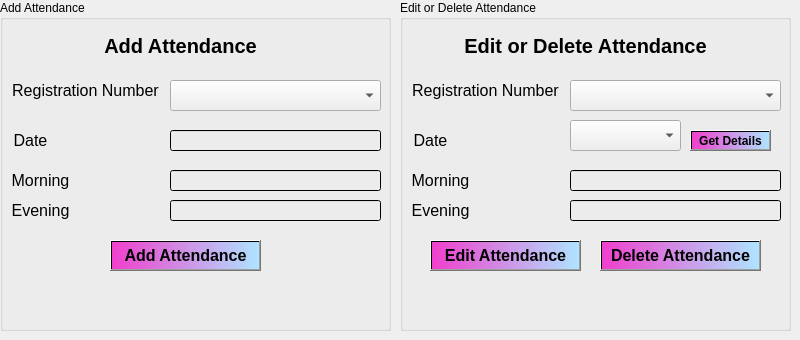
    <widget class="QWidget" name="tab_20">
     <attribute name="icon">
      <iconset>
       <normaloff>Pics/user.png</normaloff>Pics/user.png</iconset>
     </attribute>
     <attribute name="title">
      <string>Attendance</string>
     </attribute>
     <widget class="QGroupBox" name="groupBox_3">
      <property name="geometry">
       <rect>
        <x>0</x>
        <y>0</y>
        <width>391</width>
        <height>331</height>
       </rect>
      </property>
      <property name="title">
       <string>Add Attendance</string>
      </property>
      <widget class="QLabel" name="label_150">
       <property name="geometry">
        <rect>
         <x>90</x>
         <y>30</y>
         <width>181</width>
         <height>31</height>
        </rect>
       </property>
       <property name="font">
        <font>
         <pointsize>15</pointsize>
         <weight>75</weight>
         <bold>true</bold>
        </font>
       </property>
       <property name="styleSheet">
        <string notr="true">background-color: qlineargradient(spread:reflect, x1:0, y1:0, x2:1, y2:0, stop:0 rgba(164, 182, 232, 0), stop:0.55 rgba(250, 104, 255, 0), stop:0.98 rgba(124, 205, 236, 0), stop:1 rgba(0, 0, 0, 0));</string>
       </property>
       <property name="text">
        <string>Add Attendance</string>
       </property>
       <property name="alignment">
        <set>Qt::AlignCenter</set>
       </property>
      </widget>
      <widget class="QComboBox" name="regattencomboBox_4">
       <property name="geometry">
        <rect>
         <x>170</x>
         <y>80</y>
         <width>211</width>
         <height>31</height>
        </rect>
       </property>
       <property name="styleSheet">
        <string notr="true">font: 75 12pt &quot;MS Shell Dlg 2&quot;;</string>
       </property>
      </widget>
      <widget class="QLabel" name="label_151">
       <property name="geometry">
        <rect>
         <x>10</x>
         <y>80</y>
         <width>151</width>
         <height>20</height>
        </rect>
       </property>
       <property name="font">
        <font>
         <family>MS Shell Dlg 2</family>
         <pointsize>12</pointsize>
         <weight>9</weight>
         <italic>false</italic>
         <bold>false</bold>
        </font>
       </property>
       <property name="styleSheet">
        <string notr="true">font: 75 12pt &quot;MS Shell Dlg 2&quot;;</string>
       </property>
       <property name="text">
        <string>Registration Number</string>
       </property>
       <property name="alignment">
        <set>Qt::AlignCenter</set>
       </property>
      </widget>
      <widget class="QLabel" name="label_152">
       <property name="geometry">
        <rect>
         <x>0</x>
         <y>130</y>
         <width>61</width>
         <height>20</height>
        </rect>
       </property>
       <property name="font">
        <font>
         <family>MS Shell Dlg 2</family>
         <pointsize>12</pointsize>
         <weight>9</weight>
         <italic>false</italic>
         <bold>false</bold>
        </font>
       </property>
       <property name="styleSheet">
        <string notr="true">font: 75 12pt &quot;MS Shell Dlg 2&quot;;</string>
       </property>
       <property name="text">
        <string>Date</string>
       </property>
       <property name="alignment">
        <set>Qt::AlignCenter</set>
       </property>
      </widget>
      <widget class="QLineEdit" name="datelineEdit_1">
       <property name="geometry">
        <rect>
         <x>170</x>
         <y>130</y>
         <width>211</width>
         <height>21</height>
        </rect>
       </property>
       <property name="styleSheet">
        <string notr="true">background-color: qlineargradient(spread:reflect, x1:0, y1:0, x2:1, y2:0, stop:0 rgba(208, 177, 232, 0), stop:0.55 rgba(250, 104, 255, 0), stop:0.98 rgba(124, 205, 236, 0), stop:1 rgba(0, 0, 0, 0));
font: 12pt &quot;MS Shell Dlg 2&quot;;</string>
       </property>
      </widget>
      <widget class="QLineEdit" name="eveninglineEdit_1">
       <property name="geometry">
        <rect>
         <x>170</x>
         <y>200</y>
         <width>211</width>
         <height>21</height>
        </rect>
       </property>
       <property name="styleSheet">
        <string notr="true">background-color: qlineargradient(spread:reflect, x1:0, y1:0, x2:1, y2:0, stop:0 rgba(208, 177, 232, 0), stop:0.55 rgba(250, 104, 255, 0), stop:0.98 rgba(124, 205, 236, 0), stop:1 rgba(0, 0, 0, 0));
font: 12pt &quot;MS Shell Dlg 2&quot;;</string>
       </property>
      </widget>
      <widget class="QLineEdit" name="morninglineEdit_1">
       <property name="geometry">
        <rect>
         <x>170</x>
         <y>170</y>
         <width>211</width>
         <height>21</height>
        </rect>
       </property>
       <property name="styleSheet">
        <string notr="true">background-color: qlineargradient(spread:reflect, x1:0, y1:0, x2:1, y2:0, stop:0 rgba(208, 177, 232, 0), stop:0.55 rgba(250, 104, 255, 0), stop:0.98 rgba(124, 205, 236, 0), stop:1 rgba(0, 0, 0, 0));
font: 12pt &quot;MS Shell Dlg 2&quot;;</string>
       </property>
      </widget>
      <widget class="QLabel" name="label_153">
       <property name="geometry">
        <rect>
         <x>0</x>
         <y>170</y>
         <width>81</width>
         <height>21</height>
        </rect>
       </property>
       <property name="font">
        <font>
         <family>MS Shell Dlg 2</family>
         <pointsize>12</pointsize>
         <weight>9</weight>
         <italic>false</italic>
         <bold>false</bold>
        </font>
       </property>
       <property name="styleSheet">
        <string notr="true">font: 75 12pt &quot;MS Shell Dlg 2&quot;;</string>
       </property>
       <property name="text">
        <string>Morning</string>
       </property>
       <property name="alignment">
        <set>Qt::AlignCenter</set>
       </property>
      </widget>
      <widget class="QLabel" name="label_155">
       <property name="geometry">
        <rect>
         <x>10</x>
         <y>200</y>
         <width>61</width>
         <height>21</height>
        </rect>
       </property>
       <property name="font">
        <font>
         <family>MS Shell Dlg 2</family>
         <pointsize>12</pointsize>
         <weight>9</weight>
         <italic>false</italic>
         <bold>false</bold>
        </font>
       </property>
       <property name="styleSheet">
        <string notr="true">font: 75 12pt &quot;MS Shell Dlg 2&quot;;</string>
       </property>
       <property name="text">
        <string>Evening</string>
       </property>
       <property name="alignment">
        <set>Qt::AlignCenter</set>
       </property>
      </widget>
      <widget class="QPushButton" name="AddAttendanceButton">
       <property name="geometry">
        <rect>
         <x>110</x>
         <y>240</y>
         <width>151</width>
         <height>31</height>
        </rect>
       </property>
       <property name="font">
        <font>
         <pointsize>12</pointsize>
         <weight>75</weight>
         <bold>true</bold>
        </font>
       </property>
       <property name="styleSheet">
        <string notr="true">background-color: qlineargradient(spread:pad, x1:0, y1:0, x2:1, y2:0, stop:0 rgba(241, 0, 194, 187), stop:1 rgba(174, 228, 255, 255));
</string>
       </property>
       <property name="text">
        <string>Add Attendance</string>
       </property>
      </widget>
      <widget class="QLabel" name="label_157">
       <property name="geometry">
        <rect>
         <x>-170</x>
         <y>300</y>
         <width>271</width>
         <height>51</height>
        </rect>
       </property>
       <property name="styleSheet">
        <string notr="true">background-color: qlineargradient(spread:reflect, x1:0, y1:0, x2:1, y2:0, stop:0 rgba(164, 182, 232, 0), stop:0.55 rgba(250, 104, 255, 0), stop:0.98 rgba(124, 205, 236, 0), stop:1 rgba(0, 0, 0, 0));</string>
       </property>
       <property name="text">
        <string/>
       </property>
       <property name="pixmap">
        <pixmap>Pics/liquid-gradient-shape-fluid-abstract-color-background-holographic-organic-3d-design-neon-futuristic-element-blend-bubble-png.png</pixmap>
       </property>
       <property name="scaledContents">
        <bool>true</bool>
       </property>
       <property name="alignment">
        <set>Qt::AlignLeading|Qt::AlignLeft|Qt::AlignVCenter</set>
       </property>
      </widget>
     </widget>
     <widget class="QGroupBox" name="groupBox_4">
      <property name="geometry">
       <rect>
        <x>400</x>
        <y>0</y>
        <width>391</width>
        <height>331</height>
       </rect>
      </property>
      <property name="title">
       <string>Edit or Delete Attendance</string>
      </property>
      <widget class="QLabel" name="label_162">
       <property name="geometry">
        <rect>
         <x>50</x>
         <y>30</y>
         <width>271</width>
         <height>31</height>
        </rect>
       </property>
       <property name="font">
        <font>
         <pointsize>15</pointsize>
         <weight>75</weight>
         <bold>true</bold>
        </font>
       </property>
       <property name="styleSheet">
        <string notr="true">background-color: qlineargradient(spread:reflect, x1:0, y1:0, x2:1, y2:0, stop:0 rgba(164, 182, 232, 0), stop:0.55 rgba(250, 104, 255, 0), stop:0.98 rgba(124, 205, 236, 0), stop:1 rgba(0, 0, 0, 0));</string>
       </property>
       <property name="text">
        <string>Edit or Delete Attendance</string>
       </property>
       <property name="alignment">
        <set>Qt::AlignCenter</set>
       </property>
      </widget>
      <widget class="QComboBox" name="regattencomboBox_5">
       <property name="geometry">
        <rect>
         <x>170</x>
         <y>80</y>
         <width>211</width>
         <height>31</height>
        </rect>
       </property>
       <property name="styleSheet">
        <string notr="true">font: 75 12pt &quot;MS Shell Dlg 2&quot;;</string>
       </property>
      </widget>
      <widget class="QLabel" name="label_163">
       <property name="geometry">
        <rect>
         <x>10</x>
         <y>80</y>
         <width>151</width>
         <height>20</height>
        </rect>
       </property>
       <property name="font">
        <font>
         <family>MS Shell Dlg 2</family>
         <pointsize>12</pointsize>
         <weight>9</weight>
         <italic>false</italic>
         <bold>false</bold>
        </font>
       </property>
       <property name="styleSheet">
        <string notr="true">font: 75 12pt &quot;MS Shell Dlg 2&quot;;</string>
       </property>
       <property name="text">
        <string>Registration Number</string>
       </property>
       <property name="alignment">
        <set>Qt::AlignCenter</set>
       </property>
      </widget>
      <widget class="QLabel" name="label_164">
       <property name="geometry">
        <rect>
         <x>0</x>
         <y>130</y>
         <width>61</width>
         <height>20</height>
        </rect>
       </property>
       <property name="font">
        <font>
         <family>MS Shell Dlg 2</family>
         <pointsize>12</pointsize>
         <weight>9</weight>
         <italic>false</italic>
         <bold>false</bold>
        </font>
       </property>
       <property name="styleSheet">
        <string notr="true">font: 75 12pt &quot;MS Shell Dlg 2&quot;;</string>
       </property>
       <property name="text">
        <string>Date</string>
       </property>
       <property name="alignment">
        <set>Qt::AlignCenter</set>
       </property>
      </widget>
      <widget class="QLineEdit" name="eveninglineEdit_2">
       <property name="geometry">
        <rect>
         <x>170</x>
         <y>200</y>
         <width>211</width>
         <height>21</height>
        </rect>
       </property>
       <property name="styleSheet">
        <string notr="true">background-color: qlineargradient(spread:reflect, x1:0, y1:0, x2:1, y2:0, stop:0 rgba(208, 177, 232, 0), stop:0.55 rgba(250, 104, 255, 0), stop:0.98 rgba(124, 205, 236, 0), stop:1 rgba(0, 0, 0, 0));
font: 12pt &quot;MS Shell Dlg 2&quot;;</string>
       </property>
      </widget>
      <widget class="QLineEdit" name="morninglineEdit_2">
       <property name="geometry">
        <rect>
         <x>170</x>
         <y>170</y>
         <width>211</width>
         <height>21</height>
        </rect>
       </property>
       <property name="styleSheet">
        <string notr="true">background-color: qlineargradient(spread:reflect, x1:0, y1:0, x2:1, y2:0, stop:0 rgba(208, 177, 232, 0), stop:0.55 rgba(250, 104, 255, 0), stop:0.98 rgba(124, 205, 236, 0), stop:1 rgba(0, 0, 0, 0));
font: 12pt &quot;MS Shell Dlg 2&quot;;</string>
       </property>
      </widget>
      <widget class="QLabel" name="label_165">
       <property name="geometry">
        <rect>
         <x>0</x>
         <y>170</y>
         <width>81</width>
         <height>21</height>
        </rect>
       </property>
       <property name="font">
        <font>
         <family>MS Shell Dlg 2</family>
         <pointsize>12</pointsize>
         <weight>9</weight>
         <italic>false</italic>
         <bold>false</bold>
        </font>
       </property>
       <property name="styleSheet">
        <string notr="true">font: 75 12pt &quot;MS Shell Dlg 2&quot;;</string>
       </property>
       <property name="text">
        <string>Morning</string>
       </property>
       <property name="alignment">
        <set>Qt::AlignCenter</set>
       </property>
      </widget>
      <widget class="QLabel" name="label_166">
       <property name="geometry">
        <rect>
         <x>10</x>
         <y>200</y>
         <width>61</width>
         <height>21</height>
        </rect>
       </property>
       <property name="font">
        <font>
         <family>MS Shell Dlg 2</family>
         <pointsize>12</pointsize>
         <weight>9</weight>
         <italic>false</italic>
         <bold>false</bold>
        </font>
       </property>
       <property name="styleSheet">
        <string notr="true">font: 75 12pt &quot;MS Shell Dlg 2&quot;;</string>
       </property>
       <property name="text">
        <string>Evening</string>
       </property>
       <property name="alignment">
        <set>Qt::AlignCenter</set>
       </property>
      </widget>
      <widget class="QPushButton" name="EditAttendanceButton">
       <property name="geometry">
        <rect>
         <x>30</x>
         <y>240</y>
         <width>151</width>
         <height>31</height>
        </rect>
       </property>
       <property name="font">
        <font>
         <pointsize>12</pointsize>
         <weight>75</weight>
         <bold>true</bold>
        </font>
       </property>
       <property name="styleSheet">
        <string notr="true">background-color: qlineargradient(spread:pad, x1:0, y1:0, x2:1, y2:0, stop:0 rgba(241, 0, 194, 187), stop:1 rgba(174, 228, 255, 255));
</string>
       </property>
       <property name="text">
        <string>Edit Attendance</string>
       </property>
      </widget>
      <widget class="QLabel" name="label_167">
       <property name="geometry">
        <rect>
         <x>270</x>
         <y>290</y>
         <width>271</width>
         <height>51</height>
        </rect>
       </property>
       <property name="styleSheet">
        <string notr="true">background-color: qlineargradient(spread:reflect, x1:0, y1:0, x2:1, y2:0, stop:0 rgba(164, 182, 232, 0), stop:0.55 rgba(250, 104, 255, 0), stop:0.98 rgba(124, 205, 236, 0), stop:1 rgba(0, 0, 0, 0));</string>
       </property>
       <property name="text">
        <string/>
       </property>
       <property name="pixmap">
        <pixmap>Pics/liquid-gradient-shape-fluid-abstract-color-background-holographic-organic-3d-design-neon-futuristic-element-blend-bubble-png.png</pixmap>
       </property>
       <property name="scaledContents">
        <bool>true</bool>
       </property>
       <property name="alignment">
        <set>Qt::AlignLeading|Qt::AlignLeft|Qt::AlignVCenter</set>
       </property>
      </widget>
      <widget class="QComboBox" name="datecomboBox_1">
       <property name="geometry">
        <rect>
         <x>170</x>
         <y>120</y>
         <width>111</width>
         <height>31</height>
        </rect>
       </property>
       <property name="styleSheet">
        <string notr="true">font: 75 12pt &quot;MS Shell Dlg 2&quot;;</string>
       </property>
      </widget>
      <widget class="QPushButton" name="GetdetailsButton">
       <property name="geometry">
        <rect>
         <x>290</x>
         <y>130</y>
         <width>81</width>
         <height>21</height>
        </rect>
       </property>
       <property name="font">
        <font>
         <pointsize>9</pointsize>
         <weight>75</weight>
         <bold>true</bold>
        </font>
       </property>
       <property name="styleSheet">
        <string notr="true">background-color: qlineargradient(spread:pad, x1:0, y1:0, x2:1, y2:0, stop:0 rgba(241, 0, 194, 187), stop:1 rgba(174, 228, 255, 255));</string>
       </property>
       <property name="text">
        <string>Get Details</string>
       </property>
      </widget>
      <widget class="QPushButton" name="DeleteAttendanceButton">
       <property name="geometry">
        <rect>
         <x>200</x>
         <y>240</y>
         <width>161</width>
         <height>31</height>
        </rect>
       </property>
       <property name="font">
        <font>
         <pointsize>12</pointsize>
         <weight>75</weight>
         <bold>true</bold>
        </font>
       </property>
       <property name="styleSheet">
        <string notr="true">background-color: qlineargradient(spread:pad, x1:0, y1:0, x2:1, y2:0, stop:0 rgba(241, 0, 194, 187), stop:1 rgba(174, 228, 255, 255));
</string>
       </property>
       <property name="text">
        <string>Delete Attendance</string>
       </property>
      </widget>
     </widget>
    </widget>
